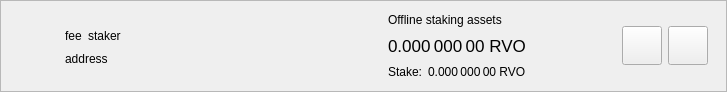
<?xml version="1.0" encoding="UTF-8"?>
<ui version="4.0">
 <class>DelegationItemWidget</class>
 <widget class="QWidget" name="DelegationItemWidget">
  <property name="geometry">
   <rect>
    <x>0</x>
    <y>0</y>
    <width>727</width>
    <height>92</height>
   </rect>
  </property>
  <property name="sizePolicy">
   <sizepolicy hsizetype="Preferred" vsizetype="Maximum">
    <horstretch>0</horstretch>
    <verstretch>0</verstretch>
   </sizepolicy>
  </property>
  <property name="windowTitle">
   <string>Form</string>
  </property>
  <layout class="QVBoxLayout" name="verticalLayout_2">
   <property name="spacing">
    <number>0</number>
   </property>
   <property name="leftMargin">
    <number>0</number>
   </property>
   <property name="topMargin">
    <number>0</number>
   </property>
   <property name="rightMargin">
    <number>0</number>
   </property>
   <property name="bottomMargin">
    <number>0</number>
   </property>
   <item>
    <widget class="QFrame" name="delegationItemFrame">
     <property name="frameShape">
      <enum>QFrame::StyledPanel</enum>
     </property>
     <property name="frameShadow">
      <enum>QFrame::Raised</enum>
     </property>
     <layout class="QHBoxLayout" name="horizontalLayout">
      <property name="topMargin">
       <number>0</number>
      </property>
      <property name="bottomMargin">
       <number>0</number>
      </property>
      <item>
       <widget class="QLabel" name="delegationLogo">
        <property name="sizePolicy">
         <sizepolicy hsizetype="Fixed" vsizetype="Fixed">
          <horstretch>0</horstretch>
          <verstretch>0</verstretch>
         </sizepolicy>
        </property>
        <property name="minimumSize">
         <size>
          <width>40</width>
          <height>40</height>
         </size>
        </property>
        <property name="alignment">
         <set>Qt::AlignCenter</set>
        </property>
       </widget>
      </item>
      <item>
       <widget class="QStackedWidget" name="stackedWidget">
        <property name="currentIndex">
         <number>0</number>
        </property>
        <widget class="QWidget" name="page">
         <layout class="QHBoxLayout" name="horizontalLayout_4">
          <item>
           <layout class="QHBoxLayout" name="horizontalLayout_3">
            <item>
             <layout class="QVBoxLayout" name="verticalLayout">
              <property name="rightMargin">
               <number>15</number>
              </property>
              <item>
               <spacer name="verticalSpacer_2">
                <property name="orientation">
                 <enum>Qt::Vertical</enum>
                </property>
                <property name="sizeHint" stdset="0">
                 <size>
                  <width>20</width>
                  <height>0</height>
                 </size>
                </property>
               </spacer>
              </item>
              <item alignment="Qt::AlignLeft">
               <widget class="QWidget" name="widgetDelegation" native="true">
                <property name="minimumSize">
                 <size>
                  <width>280</width>
                  <height>0</height>
                 </size>
                </property>
                <layout class="QHBoxLayout" name="horizontalLayout_2" stretch="0,0,1">
                 <property name="leftMargin">
                  <number>0</number>
                 </property>
                 <property name="topMargin">
                  <number>0</number>
                 </property>
                 <property name="rightMargin">
                  <number>0</number>
                 </property>
                 <property name="bottomMargin">
                  <number>0</number>
                 </property>
                 <item alignment="Qt::AlignLeft">
                  <widget class="QLabel" name="labelFee">
                   <property name="text">
                    <string>fee</string>
                   </property>
                   <property name="textInteractionFlags">
                    <set>Qt::LinksAccessibleByMouse|Qt::TextSelectableByMouse</set>
                   </property>
                  </widget>
                 </item>
                 <item alignment="Qt::AlignLeft">
                  <widget class="QLabel" name="labelStaker">
                   <property name="text">
                    <string>staker</string>
                   </property>
                   <property name="textInteractionFlags">
                    <set>Qt::LinksAccessibleByMouse|Qt::TextSelectableByMouse</set>
                   </property>
                  </widget>
                 </item>
                 <item>
                  <spacer name="horizontalSpacer">
                   <property name="orientation">
                    <enum>Qt::Horizontal</enum>
                   </property>
                   <property name="sizeType">
                    <enum>QSizePolicy::Minimum</enum>
                   </property>
                   <property name="sizeHint" stdset="0">
                    <size>
                     <width>0</width>
                     <height>20</height>
                    </size>
                   </property>
                  </spacer>
                 </item>
                </layout>
               </widget>
              </item>
              <item alignment="Qt::AlignLeft">
               <widget class="QLabel" name="labelAddress">
                <property name="text">
                 <string>address</string>
                </property>
                <property name="textInteractionFlags">
                 <set>Qt::LinksAccessibleByMouse|Qt::TextSelectableByMouse</set>
                </property>
               </widget>
              </item>
              <item>
               <spacer name="verticalSpacer">
                <property name="orientation">
                 <enum>Qt::Vertical</enum>
                </property>
                <property name="sizeHint" stdset="0">
                 <size>
                  <width>20</width>
                  <height>0</height>
                 </size>
                </property>
               </spacer>
              </item>
             </layout>
            </item>
            <item>
             <widget class="QWidget" name="vLineAssets" native="true">
              <property name="minimumSize">
               <size>
                <width>1</width>
                <height>0</height>
               </size>
              </property>
             </widget>
            </item>
            <item>
             <widget class="QWidget" name="widgetStakingAssets" native="true">
              <property name="sizePolicy">
               <sizepolicy hsizetype="Minimum" vsizetype="Preferred">
                <horstretch>0</horstretch>
                <verstretch>0</verstretch>
               </sizepolicy>
              </property>
              <layout class="QVBoxLayout" name="verticalLayout_3">
               <property name="leftMargin">
                <number>15</number>
               </property>
               <property name="topMargin">
                <number>0</number>
               </property>
               <property name="rightMargin">
                <number>15</number>
               </property>
               <property name="bottomMargin">
                <number>0</number>
               </property>
               <item>
                <widget class="QLabel" name="labelAssetsText">
                 <property name="text">
                  <string>Offline staking assets</string>
                 </property>
                 <property name="alignment">
                  <set>Qt::AlignLeading|Qt::AlignLeft|Qt::AlignVCenter</set>
                 </property>
                </widget>
               </item>
               <item>
                <widget class="QLabel" name="labelAssets">
                 <property name="font">
                  <font>
                   <pointsize>13</pointsize>
                  </font>
                 </property>
                 <property name="cursor">
                  <cursorShape>IBeamCursor</cursorShape>
                 </property>
                 <property name="toolTip">
                  <string>Your current spendable balance</string>
                 </property>
                 <property name="text">
                  <string notr="true">0.000 000 00 RVO</string>
                 </property>
                 <property name="alignment">
                  <set>Qt::AlignLeading|Qt::AlignLeft|Qt::AlignVCenter</set>
                 </property>
                 <property name="textInteractionFlags">
                  <set>Qt::LinksAccessibleByMouse|Qt::TextSelectableByMouse</set>
                 </property>
                </widget>
               </item>
               <item>
                <layout class="QHBoxLayout" name="horizontalLayout_6">
                 <property name="spacing">
                  <number>6</number>
                 </property>
                 <item>
                  <widget class="QLabel" name="labelStakeText">
                   <property name="sizePolicy">
                    <sizepolicy hsizetype="Maximum" vsizetype="Preferred">
                     <horstretch>0</horstretch>
                     <verstretch>0</verstretch>
                    </sizepolicy>
                   </property>
                   <property name="text">
                    <string>Stake:</string>
                   </property>
                   <property name="alignment">
                    <set>Qt::AlignLeading|Qt::AlignLeft|Qt::AlignVCenter</set>
                   </property>
                  </widget>
                 </item>
                 <item>
                  <widget class="QLabel" name="labelStake">
                   <property name="text">
                    <string>0.000 000 00 RVO</string>
                   </property>
                   <property name="alignment">
                    <set>Qt::AlignLeading|Qt::AlignLeft|Qt::AlignVCenter</set>
                   </property>
                   <property name="textInteractionFlags">
                    <set>Qt::LinksAccessibleByMouse|Qt::TextSelectableByMouse</set>
                   </property>
                  </widget>
                 </item>
                 <item>
                  <spacer name="horizontalSpacer_4">
                   <property name="orientation">
                    <enum>Qt::Horizontal</enum>
                   </property>
                   <property name="sizeType">
                    <enum>QSizePolicy::Minimum</enum>
                   </property>
                   <property name="sizeHint" stdset="0">
                    <size>
                     <width>0</width>
                     <height>0</height>
                    </size>
                   </property>
                  </spacer>
                 </item>
                </layout>
               </item>
              </layout>
             </widget>
            </item>
            <item>
             <spacer name="horizontalSpacer_2">
              <property name="orientation">
               <enum>Qt::Horizontal</enum>
              </property>
              <property name="sizeHint" stdset="0">
               <size>
                <width>193</width>
                <height>20</height>
               </size>
              </property>
             </spacer>
            </item>
            <item>
             <widget class="QToolButton" name="buttonSplit">
              <property name="text">
               <string/>
              </property>
              <property name="iconSize">
               <size>
                <width>32</width>
                <height>32</height>
               </size>
              </property>
             </widget>
            </item>
            <item>
             <widget class="QToolButton" name="buttonRemove">
              <property name="text">
               <string/>
              </property>
              <property name="iconSize">
               <size>
                <width>32</width>
                <height>32</height>
               </size>
              </property>
             </widget>
            </item>
           </layout>
          </item>
         </layout>
        </widget>
        <widget class="QWidget" name="page_2">
         <layout class="QHBoxLayout" name="horizontalLayout_5">
          <item>
           <widget class="QLabel" name="labelNewDelegation">
            <property name="text">
             <string>Add new delegations</string>
            </property>
           </widget>
          </item>
          <item>
           <spacer name="horizontalSpacer_3">
            <property name="orientation">
             <enum>Qt::Horizontal</enum>
            </property>
            <property name="sizeHint" stdset="0">
             <size>
              <width>408</width>
              <height>20</height>
             </size>
            </property>
           </spacer>
          </item>
          <item>
           <widget class="QToolButton" name="buttonRestore">
            <property name="text">
             <string/>
            </property>
            <property name="iconSize">
             <size>
              <width>32</width>
              <height>32</height>
             </size>
            </property>
           </widget>
          </item>
          <item>
           <widget class="QToolButton" name="buttonAdd">
            <property name="text">
             <string/>
            </property>
            <property name="iconSize">
             <size>
              <width>32</width>
              <height>32</height>
             </size>
            </property>
           </widget>
          </item>
         </layout>
        </widget>
       </widget>
      </item>
     </layout>
    </widget>
   </item>
  </layout>
 </widget>
 <resources/>
 <connections/>
</ui>
